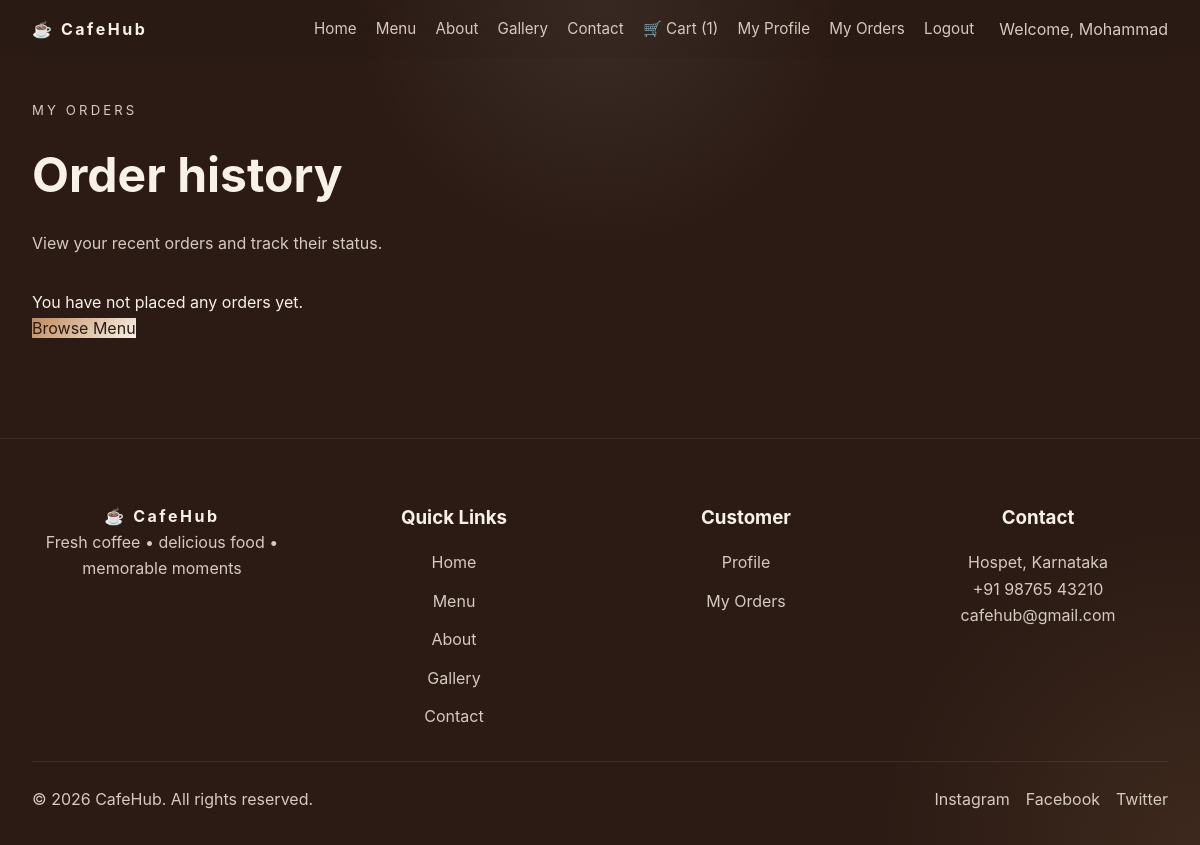
Page /orders/my-orders/ (signed in) on the earlier database version.
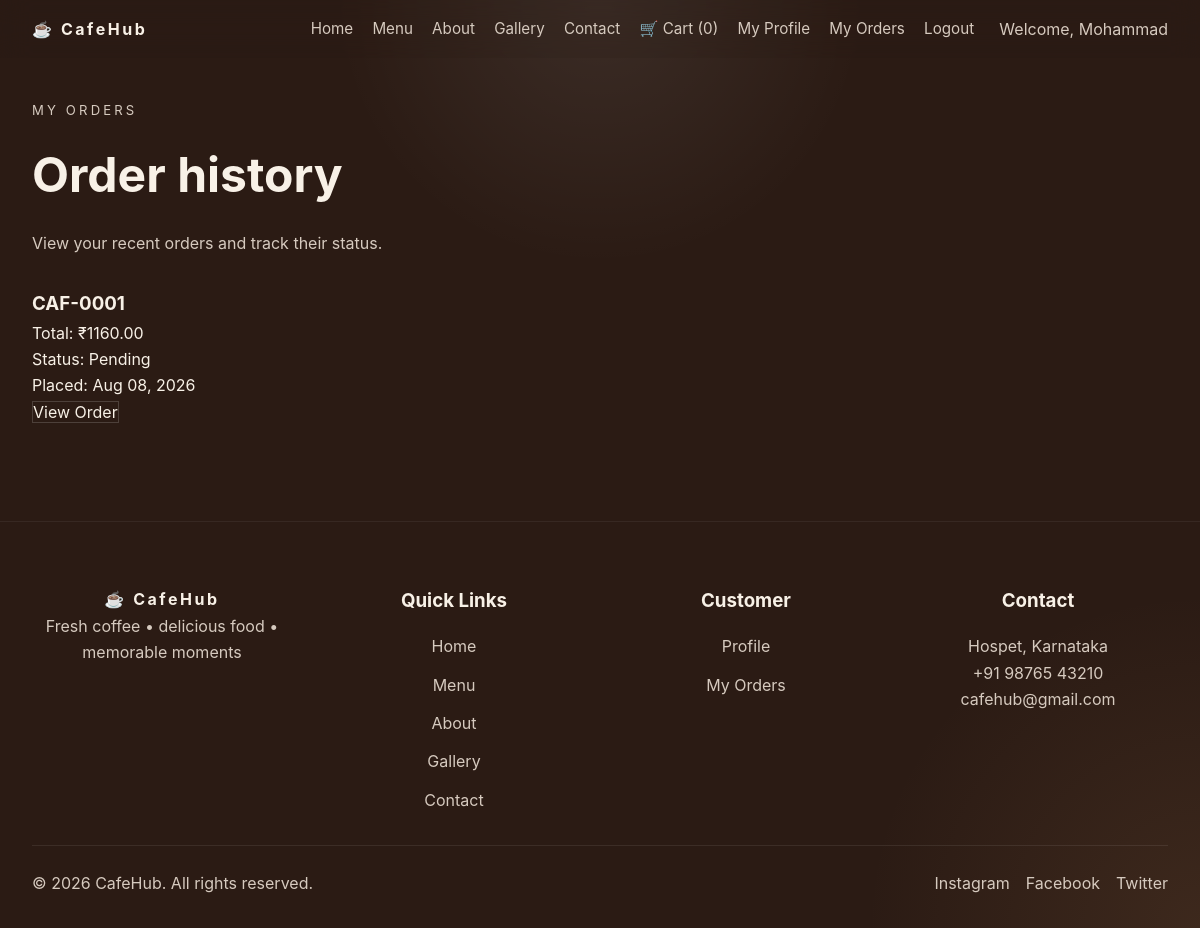
Same page on the later database version.
### orders/models.py (models this page shows, shortened)
class Order(models.Model):
    STATUS_PENDING = 'pending'
    STATUS_COMPLETED = 'completed'
    STATUS_CHOICES = [
        (STATUS_PENDING, 'Pending'),
        (STATUS_COMPLETED, 'Completed'),
    ]
    user = models.ForeignKey(
        settings.AUTH_USER_MODEL,
        on_delete=models.CASCADE,
        related_name='orders'
    )
    order_number = models.CharField(max_length=32, unique=True)
    customer_name = models.CharField(max_length=150)
    phone = models.CharField(max_length=30)
    address = models.TextField()
    city = models.CharField(max_length=100)
    pincode = models.CharField(max_length=20)
    subtotal = models.DecimalField(max_digits=10, decimal_places=2)
    delivery_fee = models.DecimalField(max_digits=10, decimal_places=2)
    total = models.DecimalField(max_digits=10, decimal_places=2)
    status = models.CharField(max_length=24, choices=STATUS_CHOICES, default=STATUS_PENDING)
    created_at = models.DateTimeField(auto_now_add=True)
    updated_at = models.DateTimeField(auto_now=True)
    class Meta:
        ordering = ['-created_at']

### orders/views.py (the view)
# urls.py: path('my-orders/', views.my_orders, name='my_orders'),
@login_required(login_url='accounts:login')
def my_orders(request):
    orders = Order.objects.filter(user=request.user)
    return render(request, 'orders/my_orders.html', {'orders': orders})

### orders/context_processors.py (called while the page is built)
def cart_quantity(request):
    if request.user.is_authenticated:
        total = request.user.cart_items.aggregate(quantity=Sum('quantity'))['quantity']
        return {'cart_quantity': total or 0}
    return {'cart_quantity': 0}

### templates/orders/my_orders.html (shortened to what this page needs)
{% extends 'base.html' %}
{% block content %}
  <section class="section my-orders-section animate-on-scroll">
    <div class="section-heading">
      <p class="section-small">My Orders</p>
      <h2>Order history</h2>
      <p>View your recent orders and track their status.</p>
    </div>
    {% if orders %}
      <div class="orders-grid">
        {% for order in orders %}
          <article class="order-card">
            <h3>{{ order.order_number }}</h3>
            <p>Total: ₹{{ order.total }}</p>
            <p>Status: {{ order.get_status_display }}</p>
            <p>Placed: {{ order.created_at|date:'M d, Y' }}</p>
            <a class="btn btn-secondary" href="{% url 'orders:order_success' order.order_number %}">View Order</a>
          </article>
        {% endfor %}
      </div>
    {% else %}
      <div class="empty-orders">
        <p>You have not placed any orders yet.</p>
        <a class="btn btn-primary" href="{% url 'home' %}#menu">Browse Menu</a>
      </div>
    {% endif %}
  </section>
{% endblock %}

### templates/base.html (shortened to what this page needs)
{% load static %}
<!doctype html>
<html lang="en">
  <head>
    <link rel="stylesheet" href="{% static 'css/style.css' %}">
  </head>
  <body>
    <div class="page-shell">
      <header class="navbar" role="banner">
        <a href="#top" class="brand-logo">☕ CafeHub</a>
        <nav class="nav-menu desktop-nav" aria-label="Primary navigation">
          <a class="nav-link" href="{% url 'home' %}">Home</a>
          <a class="nav-link" href="#menu">Menu</a>
          <a class="nav-link" href="#about">About</a>
          <a class="nav-link" href="#gallery">Gallery</a>
          <a class="nav-link" href="#contact">Contact</a>
          {% if user.is_authenticated %}
            <a class="nav-link" href="{% url 'orders:cart' %}">🛒 Cart ({{ cart_quantity }})</a>
            <a class="nav-link" href="{% url 'accounts:profile' %}">My Profile</a>
            <a class="nav-link" href="{% url 'orders:my_orders' %}">My Orders</a>
            <a class="nav-link" href="{% url 'accounts:logout' %}">Logout</a>
            <span style="margin-left:6px;color:var(--muted);">{% if user.first_name %}Welcome, {{ user.first_name }}{% else %}Welcome{% endif %}</span>
          {% else %}
            <a class="nav-link" href="{% url 'accounts:login' %}">Login</a>
            <a class="nav-link" href="{% url 'accounts:register' %}">Register</a>
          {% endif %}
        </nav>
      </header>
      <main>
        {% block content %}{% endblock %}
      </main>
      <footer class="footer">
        <div class="footer-grid">
          <div>
            <a href="#top" class="brand-logo footer-logo">☕ CafeHub</a>
            <p>Fresh coffee • delicious food • memorable moments</p>
          </div>
          <div>
            <h3>Quick Links</h3>
            <nav class="footer-links" aria-label="Footer quick links">
              <a href="{% url 'home' %}">Home</a>
              <a href="#menu">Menu</a>
              <a href="#about">About</a>
              <a href="#gallery">Gallery</a>
              <a href="#contact">Contact</a>
            </nav>
          </div>
          <div>
            <h3>Customer</h3>
            <nav class="footer-links" aria-label="Footer customer links">
              {% if user.is_authenticated %}
                <a href="{% url 'accounts:profile' %}">Profile</a>
                <a href="#">My Orders</a>
              {% else %}
                <a href="{% url 'accounts:login' %}">Login</a>
                <a href="{% url 'accounts:register' %}">Register</a>
              {% endif %}
            </nav>
          </div>
          <div>
            <h3>Contact</h3>
            <p>Hospet, Karnataka</p>
            <p>+91 98765 43210</p>
            <p><a href="mailto:cafehub@gmail.com">cafehub@gmail.com</a></p>
          </div>
        </div>
        <div class="footer-bottom">
          <p>© 2026 CafeHub. All rights reserved.</p>
          <div class="social-links" aria-label="Social media links">
            <a href="#" aria-label="Instagram">Instagram</a>
            <a href="#" aria-label="Facebook">Facebook</a>
            <a href="#" aria-label="Twitter">Twitter</a>
          </div>
        </div>
      </footer>
    </div>
  </body>
</html>

Differences in the rows shown:
added Order: order_number "CAF-0001", total "1160.00", status "Pending", created_at "Aug 08, 2026"
Other differences:
{{ cart_quantity }}: "1" → "0"
text no longer shown: "You have not placed any orders yet. Browse Menu"
